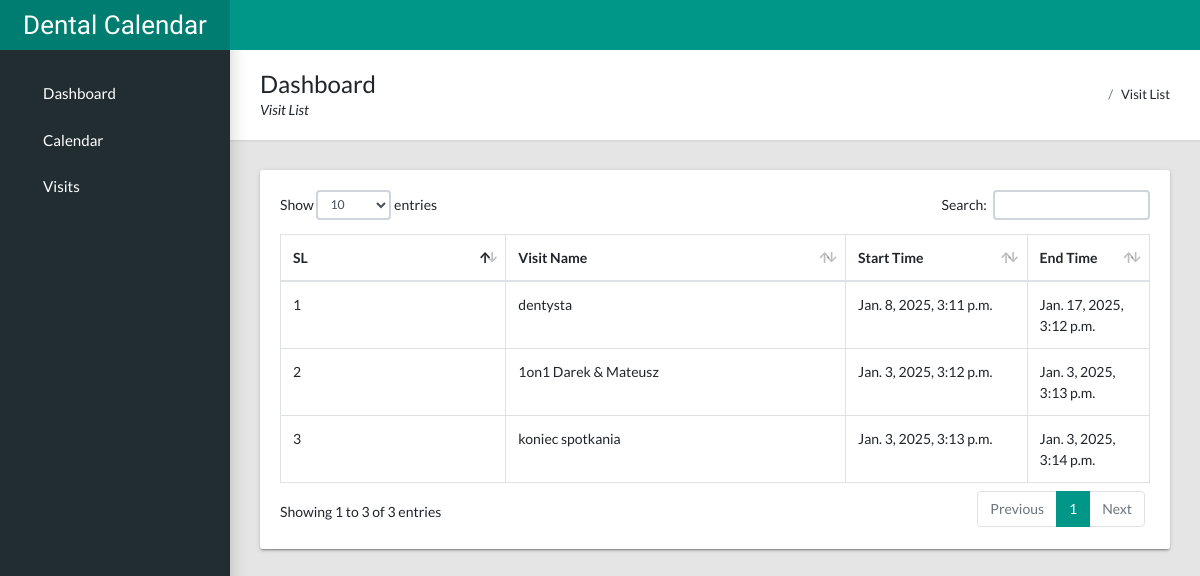
Screenshot of /all-event-list/ (signed in) with the database file from the repository.
### calendarapp/models/event.py (models this page shows, shortened)
class Event(EventAbstract):
    user = models.ForeignKey(User, on_delete=models.CASCADE, related_name="events")
    title = models.CharField(max_length=200)
    description = models.TextField()
    start_time = models.DateTimeField()
    end_time = models.DateTimeField()
    objects = EventManager()

### calendarapp/views/event_list.py (the view)
# urls.py: path("all-event-list/", views.AllEventsListView.as_view(), name="all_events"),
class AllEventsListView(ListView):
    template_name = "calendarapp/events_list.html"
    model = Event
    def get_queryset(self):
        return Event.objects.get_all_events(user=self.request.user)

### calendarapp/models/event.py (called while the page is built)
    def get_all_events(self, user):
        events = Event.objects.filter(user=user, is_active=True, is_deleted=False)
        return events

### templates/calendarapp/events_list.html (shortened to what this page needs)
{% extends 'base/base.html' %}
{% load static %}
{% block breadcrumb %}
    <div>
        <h1> Dashboard</h1>
        <p>Visit List</p>
    </div>
    <ul class="app-breadcrumb breadcrumb">
        <li class="breadcrumb-item"><a>Visit List</a></li>
    </ul>
{% endblock breadcrumb %}
{% block content %}
<div class="row">
    <div class="col-md-12">
        <div class="tile">
            <div class="tile-body">
                <div class="table-responsive">
                    <div id="sampleTable_wrapper" class="dataTables_wrapper container-fluid dt-bootstrap4 no-footer">
                        <div class="row">
                            <div class="col-sm-12">
                                <table class="table table-hover table-bordered dataTable no-footer" id="sampleTable" role="grid" aria-describedby="sampleTable_info">
                                    <thead>
                                        <tr role="row">
                                            <th class="sorting_asc" tabindex="0" aria-controls="sampleTable" rowspan="1" colspan="1" aria-sort="ascending" aria-label="Name: activate to sort column descending" style="width: 261.641px;">SL</th>
                                            <th class="sorting" tabindex="0" aria-controls="sampleTable" rowspan="1" colspan="1" aria-label="Position: activate to sort column ascending" style="width: 417.312px;">Visit Name</th>
                                            <th class="sorting" tabindex="0" aria-controls="sampleTable" rowspan="1" colspan="1" aria-label="Office: activate to sort column ascending" style="width: 189.281px;">Start Time</th>
                                            <th class="sorting" tabindex="0" aria-controls="sampleTable" rowspan="1" colspan="1" aria-label="Age: activate to sort column ascending" style="width: 102.141px;">End Time</th>
                                        </tr>
                                    </thead>
                                    <tbody>
                                        {% for visit in object_list %}
                                            <tr role="row" class="odd">
                                                <td class="sorting_1">{{ forloop.counter }}</td>
                                                <td>{{ visit.title }}</td>
                                                <td>{{ visit.start_time }}</td>
                                                <td>{{ visit.end_time }}</td>
                                            </tr>
                                        {% endfor %}
                                    </tbody>
                                </table>
                            </div>
                        </div>
                    </div>
                </div>
            </div>
        </div>
    </div>
</div>
{% endblock content %}

### static/css/calender.css (style rules this page uses)
ul { height: 100%; padding: 0px 5px 0px 20px; }
a { color: #17a2b8; }

### rows the page displays
Event: title "dentysta", start_time "Jan. 8, 2025, 3:11 p.m.", end_time "Jan. 17, 2025, 3:12 p.m."
Event: title "1on1 Darek & Mateusz", start_time "Jan. 3, 2025, 3:12 p.m.", end_time "Jan. 3, 2025, 3:13 p.m."
Event: title "koniec spotkania", start_time "Jan. 3, 2025, 3:13 p.m.", end_time "Jan. 3, 2025, 3:14 p.m."
